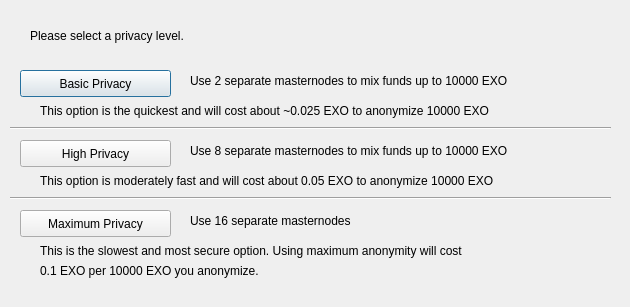
<?xml version="1.0" encoding="UTF-8"?>
<ui version="4.0">
 <class>ObfuscationConfig</class>
 <widget class="QDialog" name="ObfuscationConfig">
  <property name="geometry">
   <rect>
    <x>0</x>
    <y>0</y>
    <width>630</width>
    <height>307</height>
   </rect>
  </property>
  <property name="windowTitle">
   <string>Configure Obfuscation</string>
  </property>
  <widget class="QPushButton" name="buttonBasic">
   <property name="geometry">
    <rect>
     <x>20</x>
     <y>70</y>
     <width>151</width>
     <height>27</height>
    </rect>
   </property>
   <property name="text">
    <string>Basic Privacy</string>
   </property>
  </widget>
  <widget class="QPushButton" name="buttonHigh">
   <property name="geometry">
    <rect>
     <x>20</x>
     <y>140</y>
     <width>151</width>
     <height>27</height>
    </rect>
   </property>
   <property name="text">
    <string>High Privacy</string>
   </property>
  </widget>
  <widget class="QPushButton" name="buttonMax">
   <property name="geometry">
    <rect>
     <x>20</x>
     <y>210</y>
     <width>151</width>
     <height>27</height>
    </rect>
   </property>
   <property name="text">
    <string>Maximum Privacy</string>
   </property>
  </widget>
  <widget class="QLabel" name="label">
   <property name="geometry">
    <rect>
     <x>30</x>
     <y>20</y>
     <width>571</width>
     <height>31</height>
    </rect>
   </property>
   <property name="text">
    <string>Please select a privacy level.</string>
   </property>
  </widget>
  <widget class="QLabel" name="label_2">
   <property name="geometry">
    <rect>
     <x>190</x>
     <y>70</y>
     <width>421</width>
     <height>21</height>
    </rect>
   </property>
   <property name="text">
    <string>Use 2 separate masternodes to mix funds up to 10000 EXO</string>
   </property>
  </widget>
  <widget class="QLabel" name="label_3">
   <property name="geometry">
    <rect>
     <x>190</x>
     <y>140</y>
     <width>411</width>
     <height>21</height>
    </rect>
   </property>
   <property name="text">
    <string>Use 8 separate masternodes to mix funds up to 10000 EXO</string>
   </property>
  </widget>
  <widget class="QLabel" name="label_4">
   <property name="geometry">
    <rect>
     <x>190</x>
     <y>210</y>
     <width>421</width>
     <height>21</height>
    </rect>
   </property>
   <property name="text">
    <string>Use 16 separate masternodes</string>
   </property>
  </widget>
  <widget class="QLabel" name="label_6">
   <property name="geometry">
    <rect>
     <x>40</x>
     <y>100</y>
     <width>561</width>
     <height>21</height>
    </rect>
   </property>
   <property name="text">
    <string>This option is the quickest and will cost about ~0.025 EXO to anonymize 10000 EXO</string>
   </property>
  </widget>
  <widget class="QLabel" name="label_7">
   <property name="geometry">
    <rect>
     <x>40</x>
     <y>170</y>
     <width>561</width>
     <height>21</height>
    </rect>
   </property>
   <property name="text">
    <string>This option is moderately fast and will cost about 0.05 EXO to anonymize 10000 EXO</string>
   </property>
  </widget>
  <widget class="QLabel" name="label_8">
   <property name="geometry">
    <rect>
     <x>40</x>
     <y>240</y>
     <width>561</width>
     <height>21</height>
    </rect>
   </property>
   <property name="text">
    <string>This is the slowest and most secure option. Using maximum anonymity will cost</string>
   </property>
  </widget>
  <widget class="QLabel" name="label_9">
   <property name="geometry">
    <rect>
     <x>40</x>
     <y>260</y>
     <width>561</width>
     <height>21</height>
    </rect>
   </property>
   <property name="text">
    <string>0.1 EXO per 10000 EXO you anonymize.</string>
   </property>
  </widget>
  <widget class="Line" name="line">
   <property name="geometry">
    <rect>
     <x>10</x>
     <y>120</y>
     <width>601</width>
     <height>16</height>
    </rect>
   </property>
   <property name="orientation">
    <enum>Qt::Horizontal</enum>
   </property>
  </widget>
  <widget class="Line" name="line_2">
   <property name="geometry">
    <rect>
     <x>10</x>
     <y>190</y>
     <width>601</width>
     <height>16</height>
    </rect>
   </property>
   <property name="orientation">
    <enum>Qt::Horizontal</enum>
   </property>
  </widget>
 </widget>
 <resources/>
 <connections/>
</ui>
